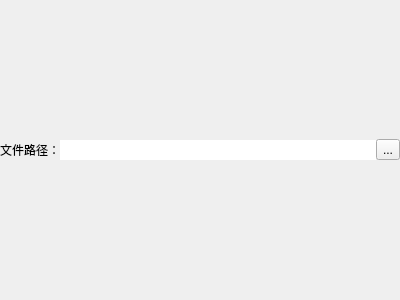
<?xml version="1.0" encoding="UTF-8"?>
<ui version="4.0">
 <class>ExtendToolBarClass</class>
 <widget class="QWidget" name="ExtendToolBarClass">
  <property name="geometry">
   <rect>
    <x>0</x>
    <y>0</y>
    <width>400</width>
    <height>300</height>
   </rect>
  </property>
  <property name="windowTitle">
   <string>Form</string>
  </property>
  <layout class="QHBoxLayout" name="horizontalLayout">
   <property name="spacing">
    <number>0</number>
   </property>
   <property name="leftMargin">
    <number>0</number>
   </property>
   <property name="topMargin">
    <number>0</number>
   </property>
   <property name="rightMargin">
    <number>0</number>
   </property>
   <property name="bottomMargin">
    <number>0</number>
   </property>
   <item>
    <widget class="QScrollArea" name="scrollArea">
     <property name="frameShape">
      <enum>QFrame::Shape::NoFrame</enum>
     </property>
     <property name="lineWidth">
      <number>0</number>
     </property>
     <property name="verticalScrollBarPolicy">
      <enum>Qt::ScrollBarPolicy::ScrollBarAlwaysOff</enum>
     </property>
     <property name="horizontalScrollBarPolicy">
      <enum>Qt::ScrollBarPolicy::ScrollBarAlwaysOff</enum>
     </property>
     <property name="widgetResizable">
      <bool>true</bool>
     </property>
     <widget class="QWidget" name="scrollAreaWidgetContents">
      <property name="geometry">
       <rect>
        <x>0</x>
        <y>0</y>
        <width>376</width>
        <height>300</height>
       </rect>
      </property>
      <layout class="QHBoxLayout" name="horizontalLayout_2" stretch="0,0">
       <property name="spacing">
        <number>0</number>
       </property>
       <property name="leftMargin">
        <number>0</number>
       </property>
       <property name="topMargin">
        <number>0</number>
       </property>
       <property name="rightMargin">
        <number>0</number>
       </property>
       <property name="bottomMargin">
        <number>0</number>
       </property>
       <item>
        <widget class="QLabel" name="label">
         <property name="lineWidth">
          <number>0</number>
         </property>
         <property name="text">
          <string>文件路径：</string>
         </property>
         <property name="alignment">
          <set>Qt::AlignmentFlag::AlignCenter</set>
         </property>
        </widget>
       </item>
       <item>
        <widget class="QLineEdit" name="filePathLabel">
         <property name="frame">
          <bool>false</bool>
         </property>
         <property name="alignment">
          <set>Qt::AlignmentFlag::AlignCenter</set>
         </property>
         <property name="readOnly">
          <bool>true</bool>
         </property>
        </widget>
       </item>
      </layout>
     </widget>
    </widget>
   </item>
   <item>
    <widget class="QToolButton" name="toolButton">
     <property name="text">
      <string>...</string>
     </property>
    </widget>
   </item>
  </layout>
 </widget>
 <resources/>
 <connections/>
</ui>
